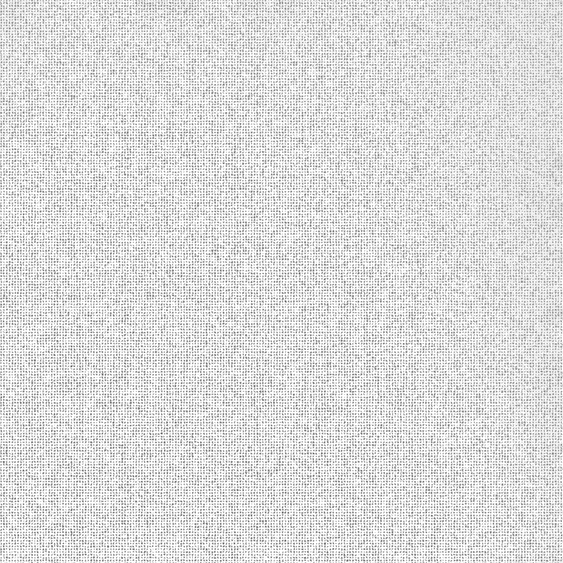
#> input picture assets/images/paper-texture.webp, 563 x 563 px
$ python riso-bake.py ../assets/images/paper-texture.webp
#> lines starting #> are read from the running program, lines starting #| are printed output that depends on the picture; after the words box and inside, x2 and y2 are one past the last pixel; in counts of white or black regions, pixels touching at a corner belong together
#!/usr/bin/env python3
"""Bake the site's riso look into photos, so they match the wallpaper and the heading overprint.

This is a development tool, not part of the site (the site has no build step): run it once on a photo, review the
result, and commit the output file under assets/images/. Needs Python 3 with numpy and Pillow.

    python3 tools/riso-bake.py photo.jpg another.png --out-dir assets/images/riso
    python3 tools/riso-bake.py photo.jpg --preset duo --display-width 300

What it does (the same recipe the headings use, so photos and text read as one print):
  1. Separates the photo into three inks, cyan / magenta / yellow (the heading inks), as coverage maps.
  2. Breaks each ink up with grain: soft speckle at the same coarseness as the page's own grain, mostly shared between the
     three plates (as on a real print, where the specks line up) with a little per-plate difference so the colours fringe.
     (The site's paper texture has a regular fine mesh that prints as a halftone screen when used as an ink threshold, so by
     default it is not used; --texture mixes some of it back in.)
  3. Prints the plates slightly off-register: yellow up-left, magenta down-right, cyan in place (as on the headings).
  4. Multiplies the plates onto the paper colour (#fffdf8) like overprinted inks.

--display-width is how wide the photo is shown on the page, in CSS pixels. The grain and the misregistration are scaled to it,
so they look the same size on the page whatever the file's resolution. Check the file size afterwards: grain compresses
poorly, and a bigger photo costs load time (lower --quality, or --grain, if it matters).
"""
import argparse
import sys
from pathlib import Path

import numpy as np
from PIL import Image

HERE = Path(__file__).resolve().parent
TEXTURE = HERE.parent / "assets" / "images" / "paper-texture.webp"
PAPER = np.array([255, 253, 248], dtype=np.float32)
# the heading inks (index.html: --riso-yellow, --riso-magenta, and the overprint text ink --riso-ink)
INKS = {"cyan": (0x1A, 0x84, 0xC4), "magenta": (0xFF, 0x3D, 0x9A), "yellow": (0xFF, 0xE6, 0x00)}
PRESETS = {
    # three inks, off-register, light grain: the closest match to the heading overprint that still reads as a photo
    "overprint": dict(strength=0.95, grain=0.5, shift=2.5, contrast=1.0, gamma=1.08, saturation=1.25, cyan="#2aa5df", mode="cmy", texture=0.0, decorrelate=0.45),
    # calmer still, for busy or dark photos
    "soft": dict(strength=0.9, grain=0.32, shift=2.0, contrast=0.95, gamma=1.12, saturation=1.2, cyan="#2aa5df", mode="cmy", texture=0.0, decorrelate=0.35),
    # two inks only, the wallpaper's blue and pink: blue shadows, pink midtones
    "duo": dict(strength=0.95, grain=0.5, shift=2.5, contrast=1.0, gamma=1.0, saturation=1.0, cyan="#1a84c4", mode="duo", texture=0.0, decorrelate=0.35),
}


def rank_uniform(a):
    """Map any array to uniformly distributed values in 0..1 (so 'coverage > noise' means that fraction of the area gets ink)."""
    order = np.argsort(a.ravel(), kind="stable")
    r = np.empty(order.size, dtype=np.float32)
    r[order] = (np.arange(order.size, dtype=np.float32) + 0.5) / order.size
    return r.reshape(a.shape)


def blur(a, sigma):
    """Separable Gaussian blur on a float array (Pillow's own blur has no float mode)."""
    if sigma <= 0.05:
        return a
    r = max(1, int(np.ceil(sigma * 3)))
    k = np.exp(-0.5 * (np.arange(-r, r + 1) / sigma) ** 2).astype(np.float32)
    k /= k.sum()
    for axis in (0, 1):
        pad = [(0, 0), (0, 0)]
        pad[axis] = (r, r)
        b = np.pad(a, pad, mode="reflect")
        n = a.shape[axis]
        a = sum(k[i] * np.take(b, np.arange(i, i + n), axis=axis) for i in range(2 * r + 1)).astype(np.float32)
    return a


def load_noise(shape, px_per_css, phase, seed, texture_mix):
    """Grain in 0..1, uniformly distributed, at the photo's size.

    The site's paper texture has a regular fine mesh on top of its speckle (fine as a faint overlay, but as an ink threshold it
    prints as a halftone screen), so the mesh is blurred out and the result is mixed with synthetic speckle of the same coarseness.
    """
    h, w = shape
    speck = blur(np.random.default_rng(seed).random((h, w), dtype=np.float32), 0.75 * px_per_css)
    speck = rank_uniform(speck)
    if texture_mix <= 0:
        return speck
    tex = Image.open(TEXTURE).convert("L")
    tile_px = max(16, int(round(1126 * px_per_css)))     # the page shows the texture tile at 1126 CSS px
    t = np.asarray(tex.resize((tile_px, tile_px), Image.LANCZOS), dtype=np.float32) / 255.0
    t = np.roll(t, (int(phase[1] * tile_px), int(phase[0] * tile_px)), axis=(0, 1))
    t = np.tile(t, (h // tile_px + 2, w // tile_px + 2))[:h, :w]
    t = rank_uniform(blur(t, 1.1 * px_per_css))
    return rank_uniform((1.0 - texture_mix) * speck + texture_mix * t)


def shifted(a, dx, dy):
    """Move a 2-D array by whole pixels, repeating the edge instead of wrapping."""
    dx, dy = int(round(dx)), int(round(dy))
    if not dx and not dy:
        return a
    p = max(abs(dx), abs(dy))
    b = np.pad(a, p, mode="edge")
    h, w = a.shape
    return b[p - dy : p - dy + h, p - dx : p - dx + w]


def coverage_maps(rgb, mode, contrast, gamma):
    r, g, b = rgb[..., 0], rgb[..., 1], rgb[..., 2]
    if mode == "duo":
        lum = 0.2126 * r + 0.7152 * g + 0.0722 * b
        t = np.clip((lum - 0.10) / 0.82, 0.0, 1.0)                  # levels: black point 10%, white point 92%, so light areas stay paper
        cyan = (1.0 - t) ** 1.35                                     # shadows: blue
        magenta = 0.9 * np.clip(np.sin(np.pi * t), 0.0, 1.0) ** 1.4                    # midtones: pink (purple where it overlaps the blue)
        maps = {"cyan": cyan, "magenta": magenta, "yellow": np.zeros_like(lum)}
    else:
        maps = {"cyan": 1.0 - r, "magenta": 1.0 - g, "yellow": 1.0 - b}
    out = {}
    for k, v in maps.items():
        v = np.clip((v - 0.5) * contrast + 0.5, 0.0, 1.0) ** gamma     # gamma > 1 prints lighter (less ink in the midtones)
        out[k] = v.astype(np.float32)
    return out


def bake(src, dst, preset, display_width, quality, overrides):
#> called with preset = 'overprint', quality = 80
    p = {**PRESETS[preset], **{k: v for k, v in overrides.items() if v is not None}}
    im = Image.open(src)
#> im is the input picture: PIL image 563x563 RGBA; mean R, G, B, A 0, 0, 0, 34
    if im.mode == "P" and "transparency" in im.info:    # palette PNGs with transparency
        im = im.convert("RGBA")
    alpha = im.getchannel("A") if im.mode in ("RGBA", "LA") else None
    rgb = np.asarray(im.convert("RGB"), dtype=np.float32) / 255.0
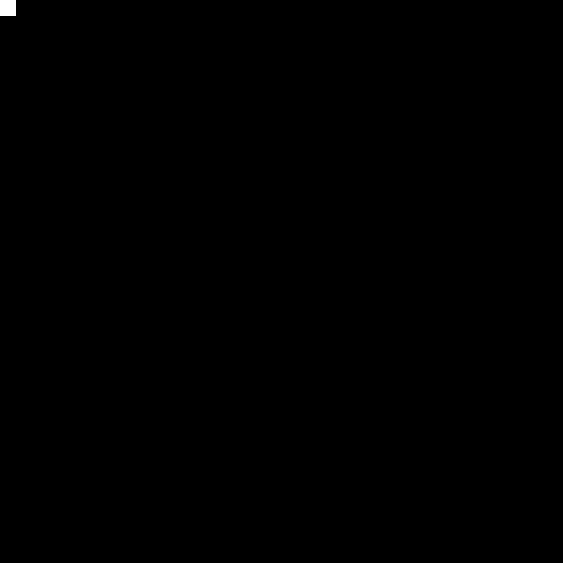
#> rgb: shape (563, 563, 3) float32; values 0 (black) and 0.00392 (white), 0.08% white; 1 white region, box (x1, y1, x2, y2) and area: (0, 0, 16, 16) 256
    if p["saturation"] != 1.0:                           # a little more colour in, so the three inks have something to print
        lum = (0.2126 * rgb[..., 0] + 0.7152 * rgb[..., 1] + 0.0722 * rgb[..., 2])[..., None]
        rgb = np.clip(lum + (rgb - lum) * p["saturation"], 0.0, 1.0)
    h, w = rgb.shape[:2]
#> h = 563; w = 563
    css_w = display_width or w / 2.5                    # a sensible guess: photos are shown at roughly 2-3x downscale
#> css_w = 225.2
    px_per_css = w / css_w
#> px_per_css = 2.5
    shift = p["shift"] * px_per_css
#> shift = 6.25
    cov = coverage_maps(rgb, p["mode"], p["contrast"], p["gamma"])
#> the loop in coverage_maps, `for k, v in maps.items():` made 3 passes
#> k on passes 1 to 3: 'cyan', 'magenta', 'yellow'
#> after the loop in coverage_maps, `for k, v in maps.items():`: out = 3 items
#> cov = 3 items
    plates = {"cyan": (0, 0), "yellow": (-shift, -shift), "magenta": (shift, shift)}
    phases = {"cyan": (0.0, 0.0), "magenta": (0.37, 0.61), "yellow": (0.71, 0.23)}
    seeds = {"cyan": 11, "magenta": 23, "yellow": 37}
    out = np.tile(PAPER / 255.0, (h, w, 1)).astype(np.float32)
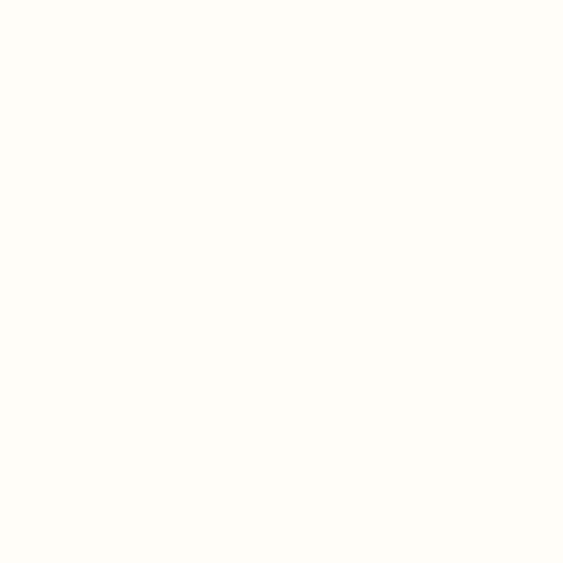
#> out: shape (563, 563, 3) float32; mean of channels 0, 1, 2 1, 0.99, 0.97; drawn as R, G, B
    shared = load_noise((h, w), px_per_css, (0.0, 0.0), 1, p["texture"])      # one grain for all three plates, as on a real print: the specks line up
#> in blur, `k = np.exp(-0.5 * (np.arange(-r, r + 1) / sigma) ** 2).astype(np.float..`: k = [0.00598, 0.0286, 0.103, 0.278, 0.566, 0.867, 1, 0.867, 0.566, 0.278, 0.103, 0.0286, 0.00598]
#> in blur, `k /= k.sum()`: k = [0.00127, 0.00608, 0.0219, 0.0592, 0.121, 0.185, 0.213, 0.185, 0.121, 0.0592, 0.0219, 0.00608, 0.00127]
#> in load_noise, `speck = rank_uniform(speck)`:
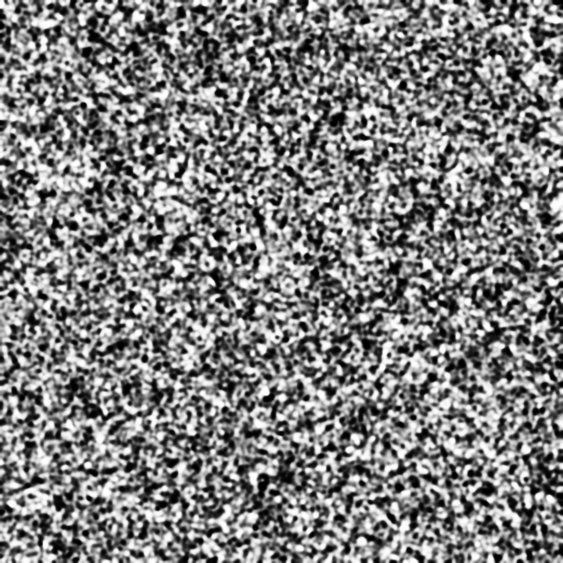
#> speck: shape (563, 563) float32; min 1.58e-06, max 1, mean 0.5
    for name, (dx, dy) in plates.items():
        c = shifted(cov[name], dx, dy)
        own = load_noise((h, w), px_per_css, phases[name], seeds[name], p["texture"])
        n = rank_uniform((1.0 - p["decorrelate"]) * shared + p["decorrelate"] * own)
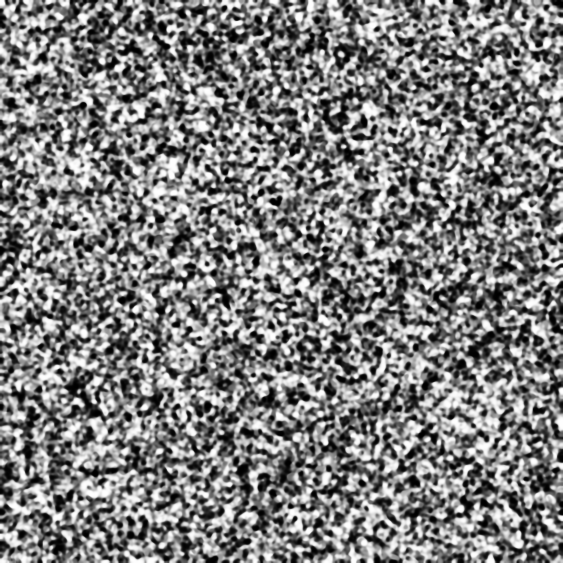
#> n: shape (563, 563) float32; min 1.58e-06, max 1, mean 0.5
        # grain: the noise moves each pixel's ink coverage up or down around its tone, so midtones break up into speckle while
        # clean paper and solid ink stay mostly clean. grain=0 would be smooth tone, 1 a very rough print.
        a = np.clip(c + p["grain"] * 1.3 * (n - 0.5), 0.0, 1.0)
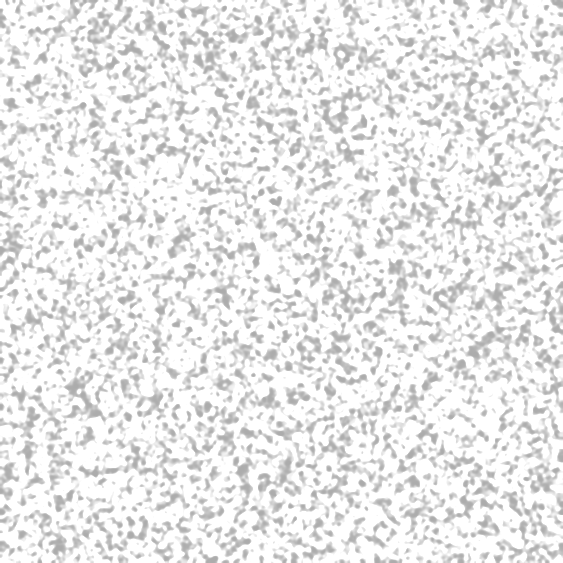
#> a: shape (563, 563) float32; min 0.675, max 1, mean 0.919
        hexv = p["cyan"] if name == "cyan" else None
#> hexv = '#2aa5df'
        rgb_ink = tuple(int(hexv[i : i + 2], 16) for i in (1, 3, 5)) if hexv else INKS[name]
#> rgb_ink = (42, 165, 223)
        ink = np.array(rgb_ink, dtype=np.float32) / 255.0
#> ink = [0.165, 0.647, 0.875]
        out *= 1.0 - (a[..., None] * p["strength"]) * (1.0 - ink)   # multiply, like overprinted ink
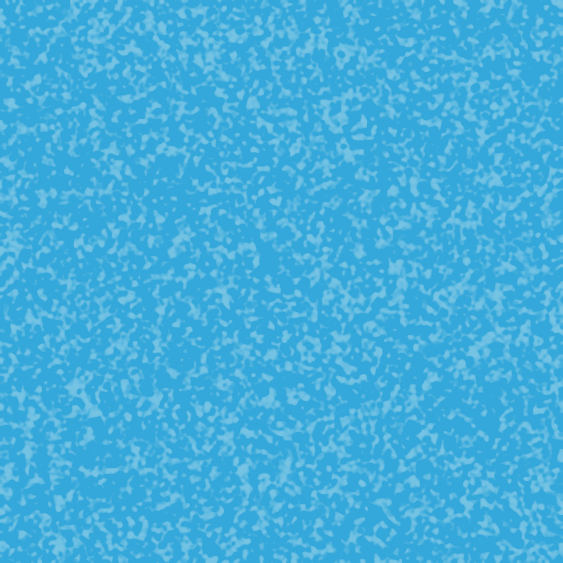
#> out: shape (563, 563, 3) float32; mean of channels 0, 1, 2 0.271, 0.685, 0.867; drawn as R, G, B
    img = Image.fromarray(np.clip(out * 255.0 + 0.5, 0, 255).astype(np.uint8), "RGB")
    if alpha is not None:
        img.putalpha(alpha)
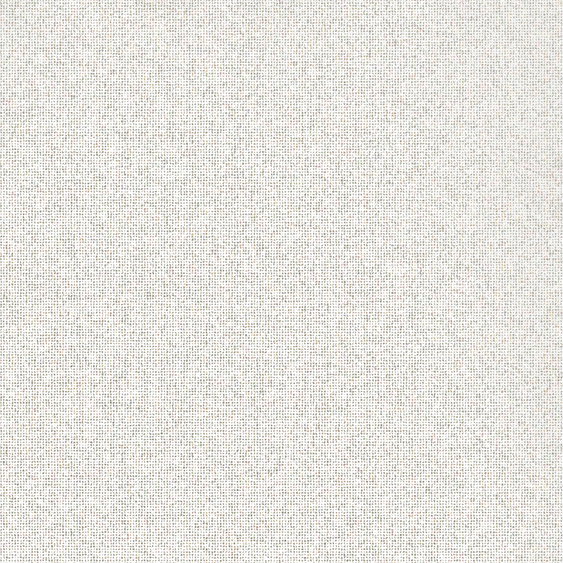
#> img: PIL image 563x563 RGBA; mean R, G, B, A 69.3, 54.1, 19, 34; transparent parts drawn white
    dst.parent.mkdir(parents=True, exist_ok=True)
    img.save(dst, "WEBP", quality=quality, method=6)
#> (the run stopped early here; a loop or call above may not have finished)
